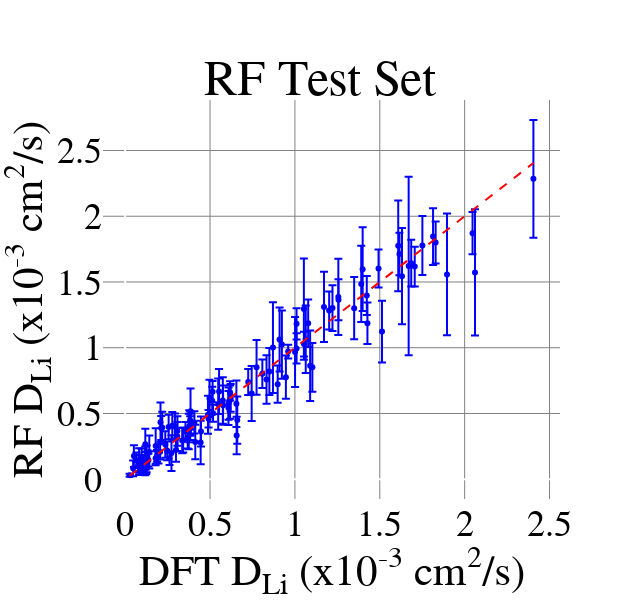

The code cell stored with this chart in its notebook:
### Code cell
import plotly.graph_objects as go

# Create a parity plot using Plotly
fig_parity = go.Figure()

fig_parity.add_trace(go.Scatter(
    x=results_df_test_sorted['diff_coeff_mul_thousand'],
    y=results_df_test_sorted['mean_prediction'],
    error_y=dict(type='data', array=results_df_test_sorted['std_dev_prediction'], visible=True),
    mode='markers',
    marker=dict(color='blue'),
    text=results_df_test_sorted['formula'],  # Add formula names for hover information
    hoverinfo='text+x+y'
))

# Add a line y=x for reference
fig_parity.add_trace(go.Scatter(
    x=[min(results_df_test_sorted['diff_coeff_mul_thousand']), max(results_df_test_sorted['diff_coeff_mul_thousand'])],
    y=[min(results_df_test_sorted['diff_coeff_mul_thousand']), max(results_df_test_sorted['diff_coeff_mul_thousand'])],
    mode='lines',
    line=dict(color='red', dash='dash'),
    showlegend=False
))

fig_parity.update_layout(
    font=dict(family="Arial", size=36, color="black"),
    title=dict(text='RF Test Set', x=0.5, y=0.9),
    xaxis_title='DFT D<sub>Li</sub> (x10<sup>-3</sup> cm<sup>2</sup>/s)',
    yaxis_title='RF D<sub>Li</sub> (x10<sup>-3</sup> cm<sup>2</sup>/s)',
    showlegend=False,
    width=640,  # Set figure width
    height=600 ,  # Set figure height
    paper_bgcolor='rgba(0,0,0,0)',  # Set paper (figure) background to transparent
    plot_bgcolor='rgba(0,0,0,0)',  # Set plot background to transparent    
    xaxis=dict(gridcolor='gray'),  # Set x-axis grid lines to gray
    yaxis=dict(gridcolor='gray')   # Set y-axis grid lines to gray    
)

fig_parity.write_html("parity_plot_random_forest_test.html")
fig_parity.write_image("parity_plot_random_forest_test.pdf")
fig_parity.show()

### Figure 1 — Plotly figure (JSON) as saved in the notebook; plotly's stock layout.template omitted (floating-point values rounded to 4 significant figures)
{"data": [{"error_y": {"array": [0.6787, 0.4805, 0.463, 0.4475, 0.3849, 0.3668, 0.3453, 0.3447, 0.3193, 0.2899, 0.2897, 0.2679, 0.2673, 0.2662, 0.2589, 0.2568, 0.2436, 0.2364, 0.2345, 0.2245, 0.2166, 0.2097, 0.2083, 0.1951, 0.1858, 0.1845, 0.1806, 0.1798, 0.1791, 0.1775, 0.1771, 0.177, 0.1737, 0.1734, 0.1708, 0.1654, 0.1651, 0.1618, 0.1604, 0.1599, 0.158, 0.1565, 0.1513, 0.149, 0.1488, 0.1487, 0.1449, 0.1442, 0.1441, 0.1428, 0.1428, 0.1417, 0.1411, 0.1356, 0.1348, 0.1344, 0.1313, 0.1289, 0.1263, 0.1226, 0.1217, 0.1186, 0.1183, 0.1182, 0.1153, 0.1135, 0.1118, 0.111, 0.1086, 0.1058, 0.1054, 0.1052, 0.1018, 0.1009, 0.09959, 0.09938, 0.09676, 0.09399, 0.09397, 0.09367, 0.09334, 0.09132, 0.0905, 0.08935, 0.08473, 0.08453, 0.08261, 0.08092, 0.08059, 0.08003, 0.07836, 0.07754, 0.07492, 0.07309, 0.0718, 0.07056, 0.07011, 0.06951, 0.06792, 0.06638, 0.06594, 0.06466, 0.06001, 0.05976, 0.0593, 0.05916, 0.0586, 0.05746, 0.05438, 0.05371, 0.05297, 0.05196, 0.05192, 0.04853, 0.04565, 0.04439, 0.04198, 0.03918, 0.01086], "type": "data", "visible": true}, "hoverinfo": "text+x+y", "marker": {"color": "blue"}, "mode": "markers", "text": ["Li(TiSe2)3", "RbLi2", "Na9Li13Sn4", "SrLi4", "LiZn", "SrLi4", "Li3BiS3", "Li9Cd2Sn", "Li2Te", "Li3BiS3", "Li5SbS4", "Li(TiSe2)3", "Li5Ca3(SiSn)6", "RbLi2Sn", "Li5SbS4", "SrLi4", "Li2Te", "Li3NbS4", "Na3Li2Si3", "Li12SnSe2", "Li12Co2Si", "Li12Co2Si", "Li3P", "Li5Si3Ru2", "Li15Sn2F8", "LiTi2", "Li9Cr2Sn", "Na2Li9", "Li5Si3Ru2", "Li40Sn7Ru3", "Li5Tl2", "Na9Li13Sn4", "LiRh", "Li5Mg3(SiSn)6", "Li4(ScSi)3", "LiSnI2", "Li4Ta", "Li12SiPt2", "Li12SiNi2", "Li28Ni3Sn4", "Li12SnB2", "Li8YSi", "Li12Ag3Sn", "Li3V3(BO5)2", "K2LiAlP2", "Li20InSi9", "Li2Te", "Li5(ZnSi4)2", "Li15CdSi4", "Li9NbSi2", "Li2Mn", "Li4Mo", "Li15Ti(SiSn)2", "Na9Li13Sn4", "Li3Ca2Si", "LiTi2", "Li4(SiI3)3", "LiMo(PO4)2", "Li3N", "LiP3(WO6)2", "Li3CuS2", "Li40Si9Bi", "Li2V(Si2O5)3", "Ba3LiSi6", "Li15CdSi4", "Li19Si63", "Li2ZnSiO4", "Li4(TiSi)3", "Li5Si4Au", "Li3Bi2(PO4)3", "Li2AlVO4", "Li27Sn5", "Li2Pd", "LiTi2(PO4)3", "LiSiAg", "Li5GaO4", "Li12SiNi2", "Li4Sb", "Li16Fe3Si", "Li2CdGeO4", "Li10Zr3(Si8Sn)3", "Li4(ScSi)3", "Li2MoO3", "Li12SnB2", "Li3CuSn", "Li3CuO3", "Li3P", "Li2ZnSiO4", "Li4(SiTc)3", "Li2AlVO4", "SrLi10Si8Sn", "Li2Mo3S4", "LiTiSiO4", "Li40Sn7Ru3", "Li9Fe2Sn", "Li5Ca3(SiSn)6", "Li4VCr3O8", "Rb3Li2Si3", "Li20InSi9", "LiNbN2", "LiSi", "Li4InSn", "Li11Mn4Si7", "Li2Co3(SeO3)4", "Li6Hf2O7", "Li5GaO4", "Li3NbO4", "LiNiO2", "LiZn", "Li9(SiAs2)2", "Li2Te", "Li12CoSn3", "LiAgO2", "Li4InSn", "LiMo(PO4)2", "Li2VPO4F", "Li5Si4Au", "Li5(ZnSi4)2", "Li2PdO3"], "type": "scatter", "x": [1.67, 2.061, 1.896, 2.405, 1.053, 1.631, 0.8706, 1.609, 1.399, 1.256, 1.391, 1.09, 1.171, 1.001, 0.9232, 1.064, 0.9096, 1.349, 1.513, 1.751, 1.814, 0.7452, 0.774, 0.5481, 1.103, 0.8329, 1.078, 0.6603, 0.8495, 1.685, 0.5753, 0.6552, 0.385, 1.221, 0.5532, 0.4447, 0.9467, 1.616, 2.046, 1.829, 1.427, 1.257, 1.706, 0.5769, 0.2082, 1.423, 0.4878, 1.202, 1.493, 0.618, 0.6568, 0.8984, 0.4966, 0.2728, 0.1798, 0.3747, 0.4131, 0.6086, 0.1422, 0.6092, 0.3777, 1.01, 0.1188, 0.2184, 1.01, 0.4468, 0.3077, 0.3073, 0.8081, 0.2778, 0.513, 0.6215, 0.1264, 0.2364, 0.2933, 0.7249, 0.336, 1.053, 0.3418, 0.2562, 0.08232, 0.2125, 0.3831, 0.2993, 0.3844, 0.408, 0.05143, 0.515, 0.1183, 0.3685, 0.09681, 0.1183, 0.08198, 0.196, 0.248, 0.3829, 0.3551, 0.1077, 0.121, 0.08623, 0.4913, 0.5178, 0.04705, 0.1093, 0.1209, 0.206, 0.06685, 0.6187, 0.1243, 0.1076, 0.1795, 0.9603, 0.2614, 0.1369, 0.09958, 0.1875, 0.07626, 0.1168, 0.02616], "y": [1.622, 1.573, 1.557, 2.285, 1.294, 1.544, 1.001, 1.775, 1.598, 1.387, 1.485, 0.8626, 1.311, 0.9682, 1.024, 1.065, 1.063, 1.301, 1.123, 1.777, 1.845, 0.6517, 0.8509, 0.571, 0.8508, 0.7578, 1.187, 0.4496, 0.8194, 1.643, 0.599, 0.5737, 0.5168, 1.301, 0.6667, 0.2785, 0.7763, 1.713, 1.871, 1.801, 1.186, 1.365, 1.617, 0.5628, 0.4342, 1.397, 0.4903, 1.283, 1.602, 0.602, 0.3324, 0.7227, 0.6147, 0.1989, 0.253, 0.3631, 0.2838, 0.5419, 0.2071, 0.5752, 0.4028, 1.182, 0.2651, 0.3942, 0.9948, 0.3629, 0.3669, 0.3249, 0.802, 0.4061, 0.5969, 0.6184, 0.1541, 0.2639, 0.401, 0.7391, 0.2942, 1.027, 0.2966, 0.3972, 0.1419, 0.3887, 0.3885, 0.2228, 0.4157, 0.4323, 0.1759, 0.6655, 0.169, 0.3127, 0.1555, 0.1083, 0.1074, 0.1929, 0.2157, 0.4482, 0.3658, 0.1069, 0.1391, 0.1187, 0.46, 0.5024, 0.08332, 0.1042, 0.1519, 0.2097, 0.1448, 0.6557, 0.09362, 0.1262, 0.1595, 0.9707, 0.1597, 0.1452, 0.1203, 0.1771, 0.1036, 0.1306, 0.02985]}, {"line": {"color": "red", "dash": "dash"}, "mode": "lines", "showlegend": false, "type": "scatter", "x": [0.02616, 2.405], "y": [0.02616, 2.405]}], "layout": {"font": {"color": "black", "family": "Arial", "size": 36}, "height": 600, "paper_bgcolor": "rgba(0,0,0,0)", "plot_bgcolor": "rgba(0,0,0,0)", "showlegend": false, "title": {"text": "RF Test Set", "x": 0.5, "y": 0.9}, "width": 640, "xaxis": {"gridcolor": "gray", "title": {"text": "DFT D<sub>Li</sub> (x10<sup>-3</sup> cm<sup>2</sup>/s)"}}, "yaxis": {"gridcolor": "gray", "title": {"text": "RF D<sub>Li</sub> (x10<sup>-3</sup> cm<sup>2</sup>/s)"}}}}
